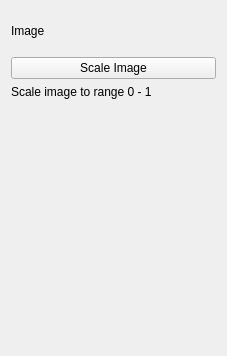
<?xml version="1.0" encoding="UTF-8"?>
<ui version="4.0">
 <class>ExampleViewControls</class>
 <widget class="QWidget" name="ExampleViewControls">
  <property name="geometry">
   <rect>
    <x>0</x>
    <y>0</y>
    <width>227</width>
    <height>356</height>
   </rect>
  </property>
  <property name="windowTitle">
   <string>Example View</string>
  </property>
  <layout class="QVBoxLayout" name="verticalLayout">
   <item>
    <layout class="QGridLayout" name="gridLayout">
     <item row="0" column="0">
      <widget class="QLabel" name="imageLabel">
       <property name="styleSheet">
        <string notr="true"/>
       </property>
       <property name="text">
        <string>Image</string>
       </property>
      </widget>
     </item>
     <item row="0" column="1">
      <widget class="QmitkSingleNodeSelectionWidget" name="selectionWidget" native="true">
       <property name="minimumSize">
        <size>
         <width>0</width>
         <height>40</height>
        </size>
       </property>
      </widget>
     </item>
     <item row="1" column="0" colspan="2">
      <widget class="QPushButton" name="processImageButton">
       <property name="toolTip">
        <string>Process selected image</string>
       </property>
       <property name="text">
        <string>Scale Image</string>
       </property>
      </widget>
     </item>
    </layout>
   </item>
   <item>
    <widget class="QLabel" name="infoLabel">
     <property name="text">
      <string>Scale image to range 0 - 1</string>
     </property>
     <property name="wordWrap">
      <bool>true</bool>
     </property>
    </widget>
   </item>
   <item>
    <spacer name="spacer">
     <property name="orientation">
      <enum>Qt::Vertical</enum>
     </property>
     <property name="sizeType">
      <enum>QSizePolicy::Expanding</enum>
     </property>
     <property name="sizeHint" stdset="0">
      <size>
       <width>20</width>
       <height>220</height>
      </size>
     </property>
    </spacer>
   </item>
  </layout>
 </widget>
 <layoutdefault spacing="6" margin="11"/>
 <customwidgets>
  <customwidget>
   <class>QmitkSingleNodeSelectionWidget</class>
   <extends>QWidget</extends>
   <header location="global">QmitkSingleNodeSelectionWidget.h</header>
   <container>1</container>
  </customwidget>
 </customwidgets>
 <resources/>
 <connections/>
</ui>
